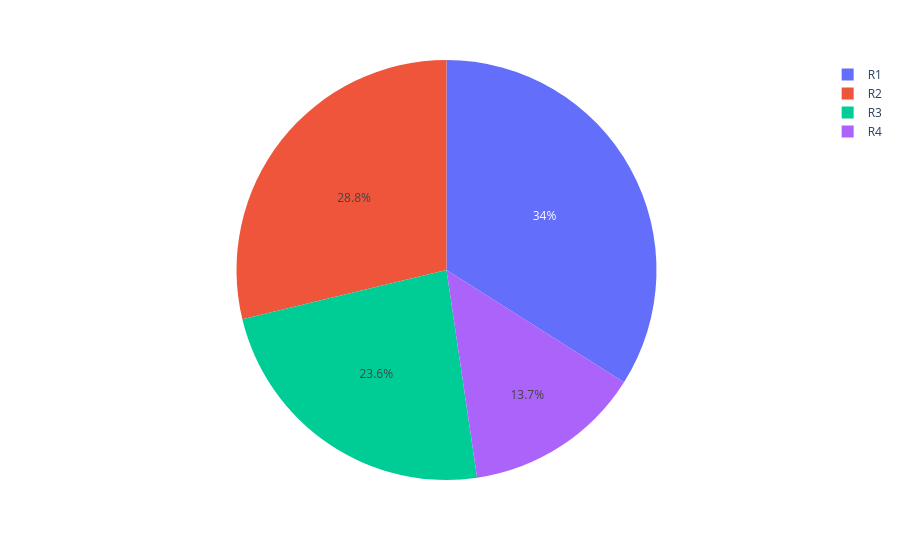

The notebook cell this image was saved under:
### Code cell
pie3 = data["Region_Code"].value_counts()
region = pie3.index
orders3 = pie3.values

fig = px.pie(pie3, values = orders3, names=region)
fig.show()

### Figure 1 — Plotly figure (JSON) as saved in the notebook; plotly's stock layout.template omitted (floating-point values rounded to 4 significant figures)
{"data": [{"domain": {"x": [0, 1], "y": [0, 1]}, "hovertemplate": "Region_Code=%{label}<br>value=%{value}<extra></extra>", "labels": ["R1", "R2", "R3", "R4"], "legendgroup": "", "name": "", "showlegend": true, "type": "pie", "values": [63984, 54180, 44376, 25800]}], "layout": {"legend": {"tracegroupgap": 0}, "margin": {"t": 60}}}
